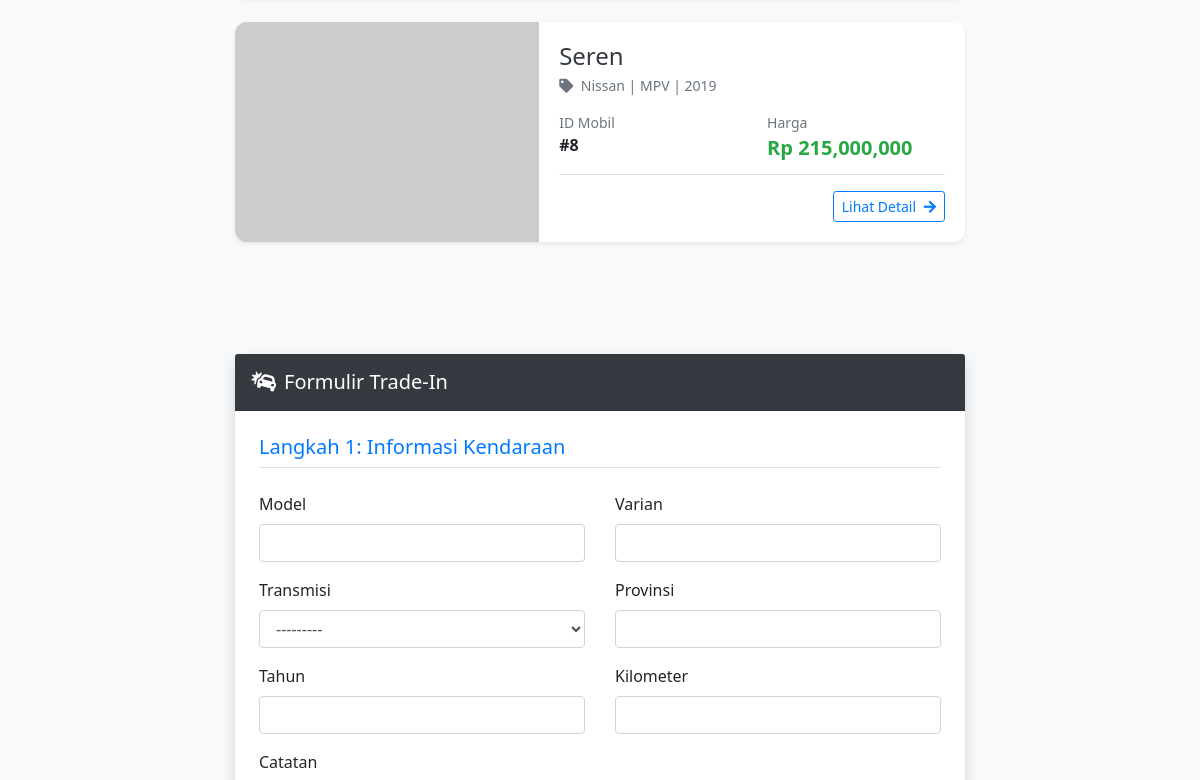
/ (middle part), run on an earlier commit of the app's database.
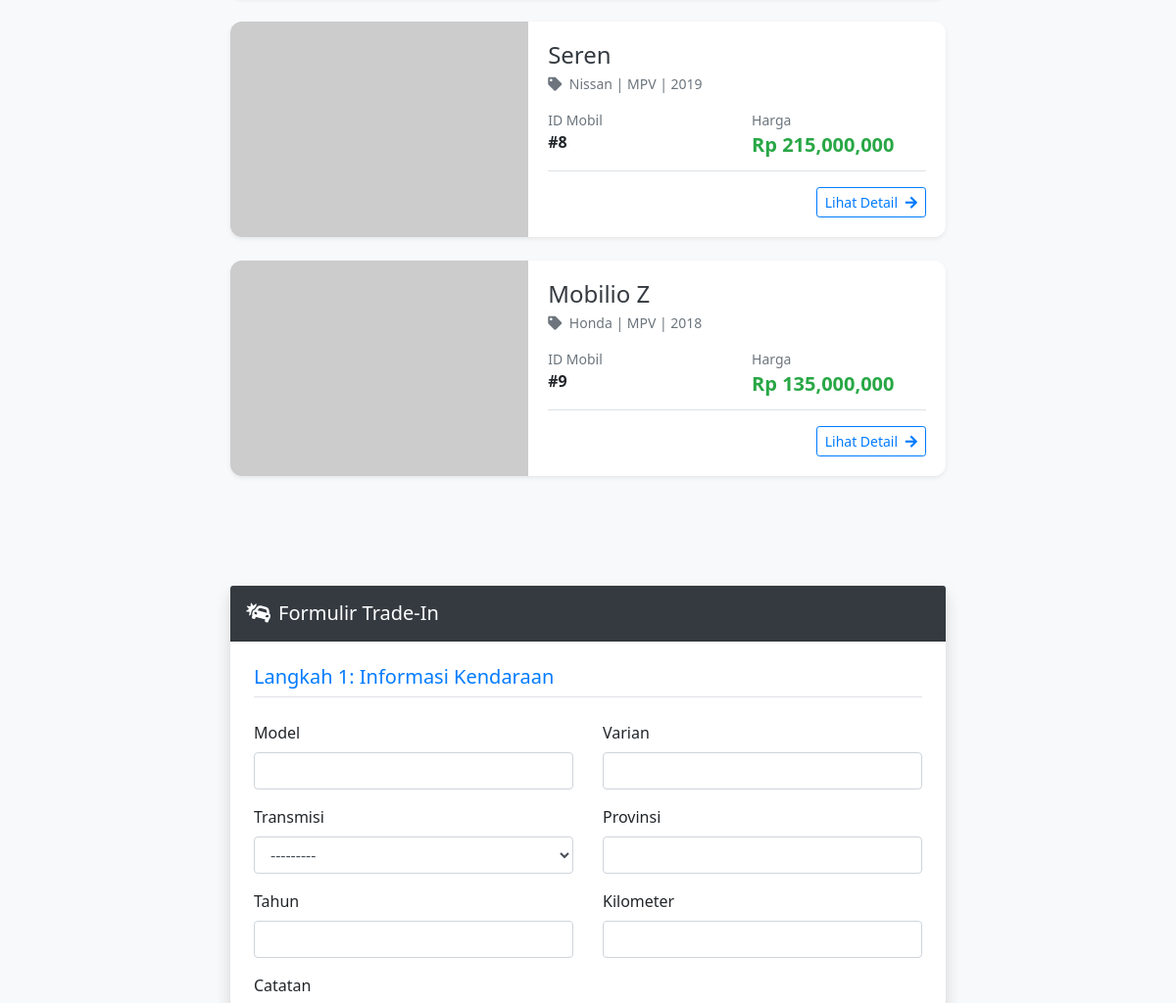
And on a later commit of the database.
### cars/models.py (models this page shows, shortened)
class Cars(models.Model):
    id = models.AutoField(primary_key=True)
    nama = models.CharField(max_length=100)
    harga = models.DecimalField(max_digits=12, decimal_places=2)
    merek = models.CharField(max_length=50)
    model = models.CharField(max_length=50)
    tahun = models.IntegerField()
    kilometer = models.IntegerField()
    transmisi = models.CharField(max_length=20, choices=[('auto','Otomatis'), ('manual', 'Manual')])
    jenis_bahan_bakar = models.CharField(max_length=20, choices=[('bensin','Bensin'), ('diesel', 'Diesel'), ('elektrik', 'Elektrik')])
    mesin = models.CharField(max_length=50)
    tempat_duduk = models.IntegerField()
    deskripsi = models.TextField()
    gambar = models.ImageField(upload_to='cars/images/',blank=True, null=True)
    status = models.CharField(max_length=20,
                              choices=[('available','Available'),('sold','Sold'),('booked','Booked')],default='available')

### cars/views.py (the view)
# urls.py: path('',carList,name='carList'),
def carList(request):
    print(request.user)
    if request.method == 'POST':
        customer_form = CustomerForm(request.POST or None)
        trade_form = TradeinForm(request.POST or None)
        if customer_form.is_valid() and trade_form.is_valid():
            customer = customer_form.save()
            order = Order(customer=customer, offer_type="sell")
            placing_order = trade_form.save(commit=False)
            placing_order.customer = customer
            placing_order.save()
            order.trade_in_car = placing_order
            order.save()
            return redirect('success_page')
        else:
            logger.error("Form submission failed with errors: %s", {"customer_form": customer_form.errors, "trade_form": trade_form.errors})
    else:
        customer_form = CustomerForm()
        trade_form = TradeinForm()
    context = {
        'cars' : Cars.objects.all(),
        "customer_form": customer_form,
        "trade_form": trade_form,
    }
    return render(request,'cars/index.html',context)

### customer/forms.py (shortened to what this page needs)
class CustomerForm(forms.ModelForm):
    class Meta:
        model = Customer
        fields = ['name','phone_number','email','address']

### orders/forms.py
class TradeinForm(forms.ModelForm):
    class Meta:
        model = TradeInCar
        fields = [
            "offered_vehicle_model",
            "offered_vehicle_varian",
            "offered_vehicle_transmission",
            "offered_vehicle_province",
            "offered_vehicle_year",
            "offered_vehicle_kilometers",
            "offered_vehicle_notes",
        ]

### cars/templates/cars/index.html (shortened to what this page needs)
<!DOCTYPE html>
<html lang="en">
<head>
    {% load static %}
    {% load humanize %}
    <link rel="stylesheet" href="https://cdn.jsdelivr.net/npm/bootstrap@4.6.2/dist/css/bootstrap.min.css">
    <link rel="stylesheet" href="https://cdnjs.cloudflare.com/ajax/libs/font-awesome/5.15.4/css/all.min.css">
    <link rel="stylesheet" href="{% static 'cars/css/style.css' %}">
</head>
<body>
    <div class="container mt-4">
        <div class="row" id="car-container">
            {% for car in cars %}
            <div class="col-lg-8 offset-lg-2 mb-4">
                <div class="card card-car shadow-sm position-relative">
                    <a href="{% url 'detail_car' car.id %}" class="card-link-wrapper">
                        <div class="row no-gutters">
                            <div class="col-md-5">
                                <div class="car-img-wrapper">
                                    {% if car.gambar %}
                                        <img src="{{ car.gambar.url }}" alt="{{ car.nama }}">
                                    {% else %}
                                        <img src="https://via.placeholder.com/500x300?text=No+Image" alt="Placeholder">
                                    {% endif %}
                                </div>
                            </div>
                            <div class="col-md-7">
                                <div class="card-body d-flex flex-column justify-content-center h-100">
                                    <h4 class="card-title mb-1 text-dark">{{ car.nama }}</h4>
                                    <p class="text-muted small mb-3">
                                        <i class="fas fa-tag mr-1"></i> {{ car.merek }} | {{ car.model }} | {{ car.tahun }}
                                    </p>
                                    <div class="row mb-2">
                                        <div class="col-6">
                                            <small class="text-muted d-block">ID Mobil</small>
                                            <span class="font-weight-bold">#{{ car.id }}</span>
                                        </div>
                                        <div class="col-6">
                                            <small class="text-muted d-block">Harga</small>
                                            <span class="price-tag">Rp {{ car.harga|floatformat:0|intcomma }}</span>
                                        </div>
                                    </div>
                                    <div class="mt-auto pt-3 border-top text-right">
                                        <span class="btn btn-sm btn-outline-primary">Lihat Detail <i class="fas fa-arrow-right ml-1"></i></span>
                                    </div>
                                </div>
                            </div>
                        </div>
                    </a>
                </div>
            </div>
            {% empty %}
            <div class="col-12 text-center py-5">
                <h3 class="text-muted">Belum ada data mobil yang tersedia.</h3>
            </div>
            {% endfor %}
        </div>
        <div id="trade-in-section" class="row mt-5 mb-5">
            <div class="col-lg-8 offset-lg-2">
                <div class="card shadow border-0 rounded-lg">
                    <div class="card-header bg-dark text-white p-3">
                        <h3 class="mb-0 h5"><i class="fas fa-car-crash mr-2"></i>Formulir Trade-In</h3>
                    </div>
                    <div class="card-body bg-white p-4">
                        {% if not trade_form %}
                            <div class="alert alert-danger">
                                <strong>Form Error:</strong> Variabel 'trade_form' tidak ditemukan. Mohon cek file <code>views.py</code>.
                            </div>
                        {% else %}
                        <form method="POST" id="tradeInForm" enctype="multipart/form-data">
                            <div id="step1">
                                <h5 class="mb-4 text-primary border-bottom pb-2">Langkah 1: Informasi Kendaraan</h5>
                                <div class="row g-3">
                                    <div class="col-md-6 form-group"><label>Model</label> {{ trade_form.offered_vehicle_model }}</div>
                                    <div class="col-md-6 form-group"><label>Varian</label> {{ trade_form.offered_vehicle_varian }}</div>
                                    <div class="col-md-6 form-group"><label>Transmisi</label> {{ trade_form.offered_vehicle_transmission }}</div>
                                    <div class="col-md-6 form-group"><label>Provinsi</label> {{ trade_form.offered_vehicle_province }}</div>
                                    <div class="col-md-6 form-group"><label>Tahun</label> {{ trade_form.offered_vehicle_year }}</div>
                                    <div class="col-md-6 form-group"><label>Kilometer</label> {{ trade_form.offered_vehicle_kilometers }}</div>
                                    <div class="col-12 form-group"><label>Catatan</label> {{ trade_form.offered_vehicle_notes }}</div>
                                </div>
                            </div>
                        </form>
                        {% endif %} </div>
                </div>
            </div>
        </div>
    </div>
</body>
</html>

### cars/static/cars/css/style.css (style rules this page uses)
html { scroll-behavior: smooth; }
body { background-color: #f8f9fa; font-family: 'Segoe UI', Tahoma, Geneva, Verdana, sans-serif; }
.card-car { transition: transform 0.3s ease, box-shadow 0.3s ease; border: none; border-radius: 12px; overflow: hidden; background: white; }
.car-img-wrapper { height: 220px; overflow: hidden; position: relative; background-color: #eee; }
.car-img-wrapper img { width: 100%; height: 100%; object-fit: cover; transition: transform 0.5s ease; }
.price-tag { font-size: 1.25rem; font-weight: bold; color: #28a745; }
a.card-link-wrapper { text-decoration: none; color: inherit; }
#trade-in-section { padding-top: 40px; padding-bottom: 60px; }

What changed in the data, as far as the page shows it:
added Cars: nama "Mobilio Z", merek "Honda", model "MPV", tahun "2018", id "9", harga "135,000,000"
